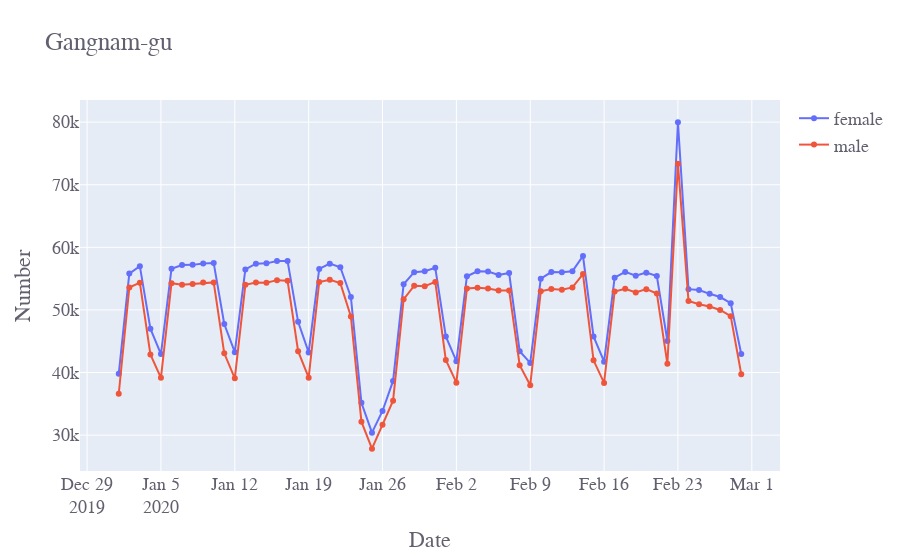
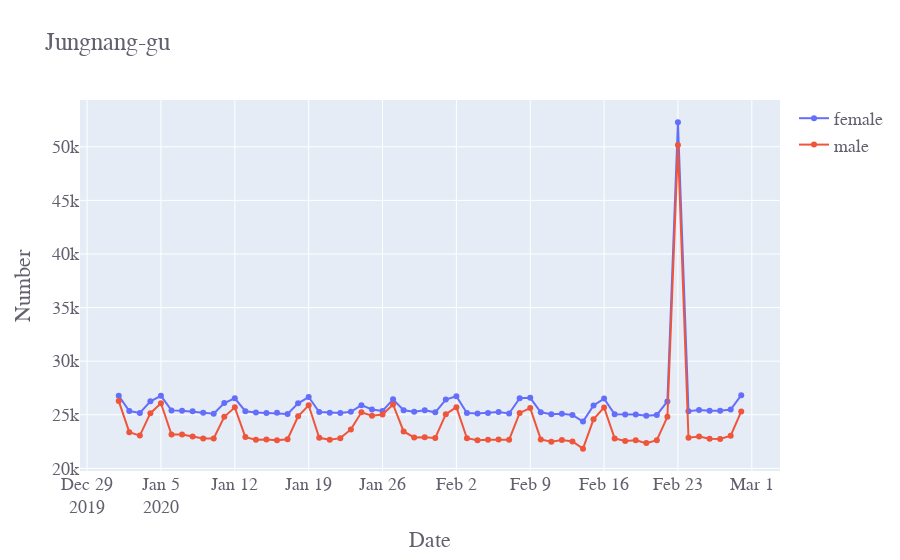
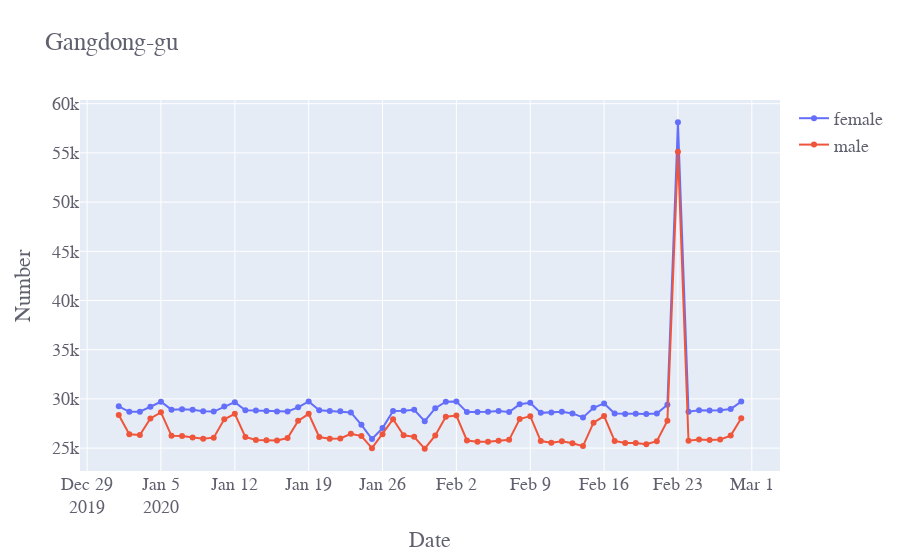
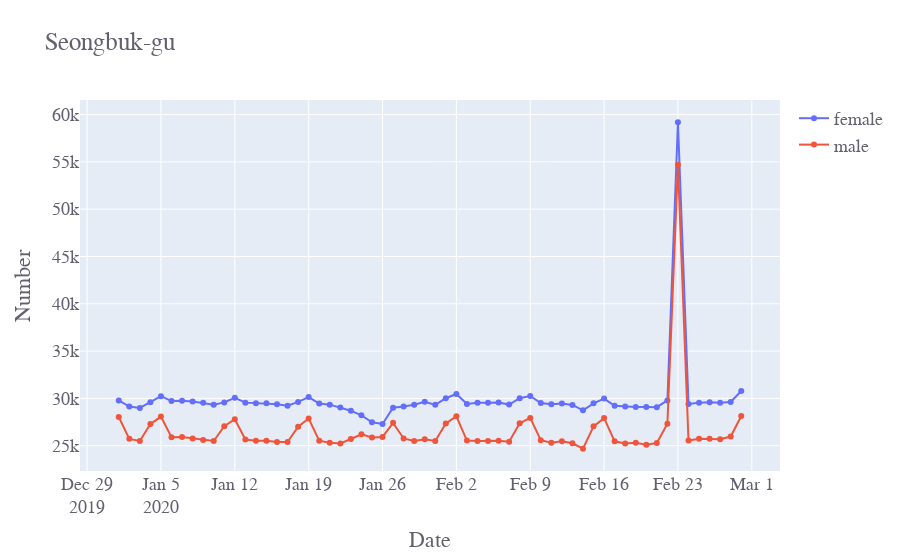

Here is the notebook cell these charts were saved with, in order:
### Code cell
# city별 성별
for name in city_names:
    city = seoulFloating[seoulFloating.city==name]
    
    city = pd.pivot_table(city,index='date',columns='sex',values='fp_num')
    
    fig = go.Figure() # Figure 객체 생성
    fig.add_trace(go.Scatter(x=city.index,y= city['female'],  # 그래프 하나씩 그리는 것
             mode='lines+markers', name='female'))
    fig.add_trace(go.Scatter(x=city.index,y= city['male'],  # 그래프 하나씩 그리는 것
             mode='lines+markers', name='male'))
    
    fig.update_layout(title= name,
                   xaxis_title='Date',
                   yaxis_title='Number',
                 font=dict(size=18,color='#60606e',family='Franklin Gothic' ))
    fig.show()
